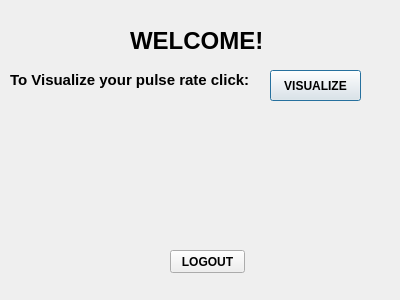
<?xml version="1.0" encoding="UTF-8"?>
<ui version="4.0">
 <class>window3</class>
 <widget class="QDialog" name="window3">
  <property name="geometry">
   <rect>
    <x>0</x>
    <y>0</y>
    <width>400</width>
    <height>300</height>
   </rect>
  </property>
  <property name="windowTitle">
   <string>Dialog</string>
  </property>
  <widget class="QLabel" name="label">
   <property name="geometry">
    <rect>
     <x>130</x>
     <y>20</y>
     <width>161</width>
     <height>41</height>
    </rect>
   </property>
   <property name="font">
    <font>
     <pointsize>18</pointsize>
     <weight>75</weight>
     <bold>true</bold>
    </font>
   </property>
   <property name="text">
    <string>WELCOME!</string>
   </property>
  </widget>
  <widget class="QPushButton" name="pushButton_3">
   <property name="geometry">
    <rect>
     <x>270</x>
     <y>70</y>
     <width>91</width>
     <height>31</height>
    </rect>
   </property>
   <property name="font">
    <font>
     <pointsize>9</pointsize>
     <weight>75</weight>
     <bold>true</bold>
    </font>
   </property>
   <property name="text">
    <string>VISUALIZE</string>
   </property>
  </widget>
  <widget class="QLabel" name="label_2">
   <property name="geometry">
    <rect>
     <x>10</x>
     <y>70</y>
     <width>261</width>
     <height>20</height>
    </rect>
   </property>
   <property name="font">
    <font>
     <pointsize>11</pointsize>
     <weight>75</weight>
     <bold>true</bold>
    </font>
   </property>
   <property name="text">
    <string>To Visualize your pulse rate click:</string>
   </property>
  </widget>
  <widget class="QPushButton" name="pushButton">
   <property name="geometry">
    <rect>
     <x>170</x>
     <y>250</y>
     <width>75</width>
     <height>23</height>
    </rect>
   </property>
   <property name="font">
    <font>
     <pointsize>9</pointsize>
     <weight>75</weight>
     <bold>true</bold>
    </font>
   </property>
   <property name="text">
    <string>LOGOUT</string>
   </property>
  </widget>
 </widget>
 <resources/>
 <connections/>
</ui>
